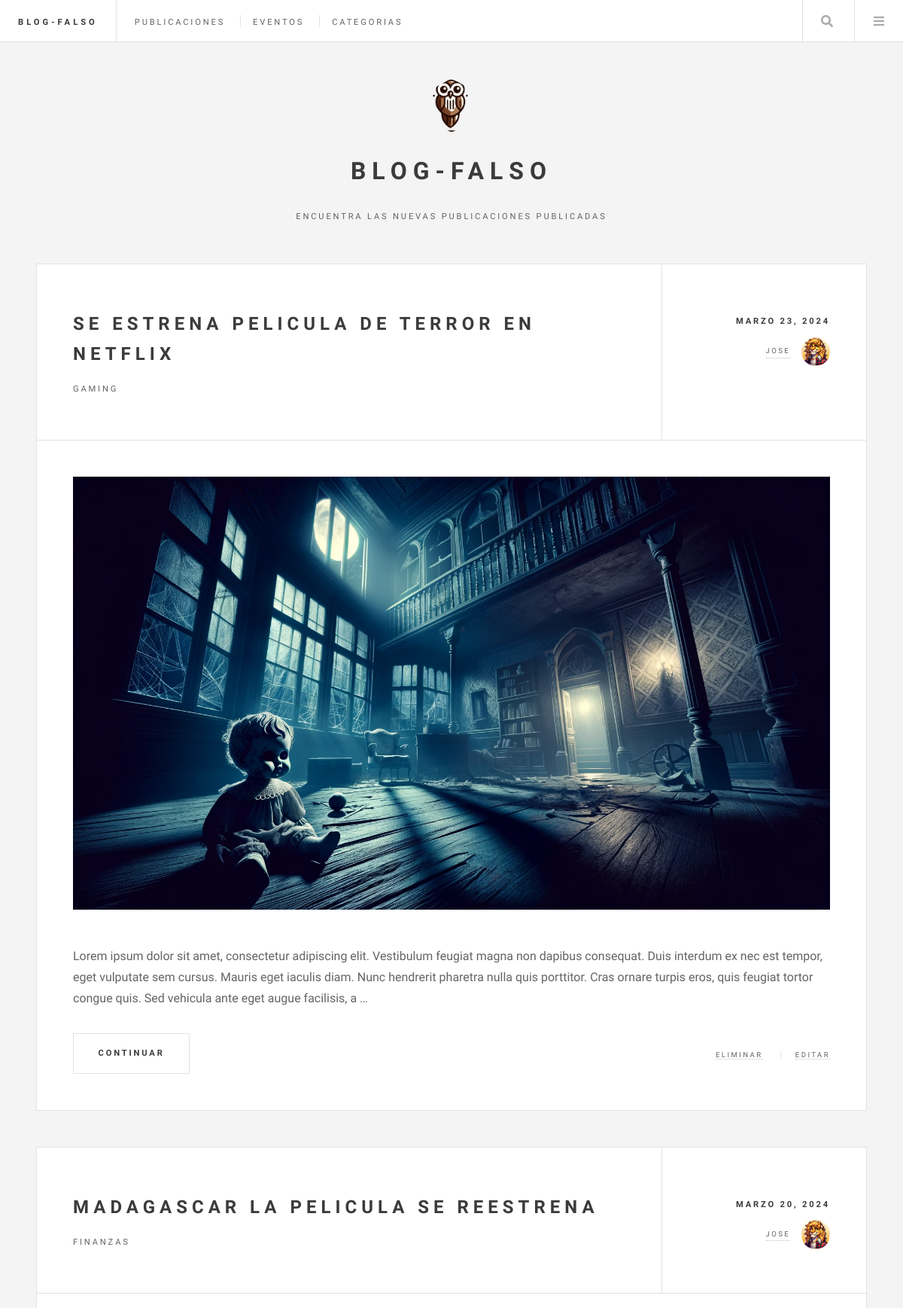
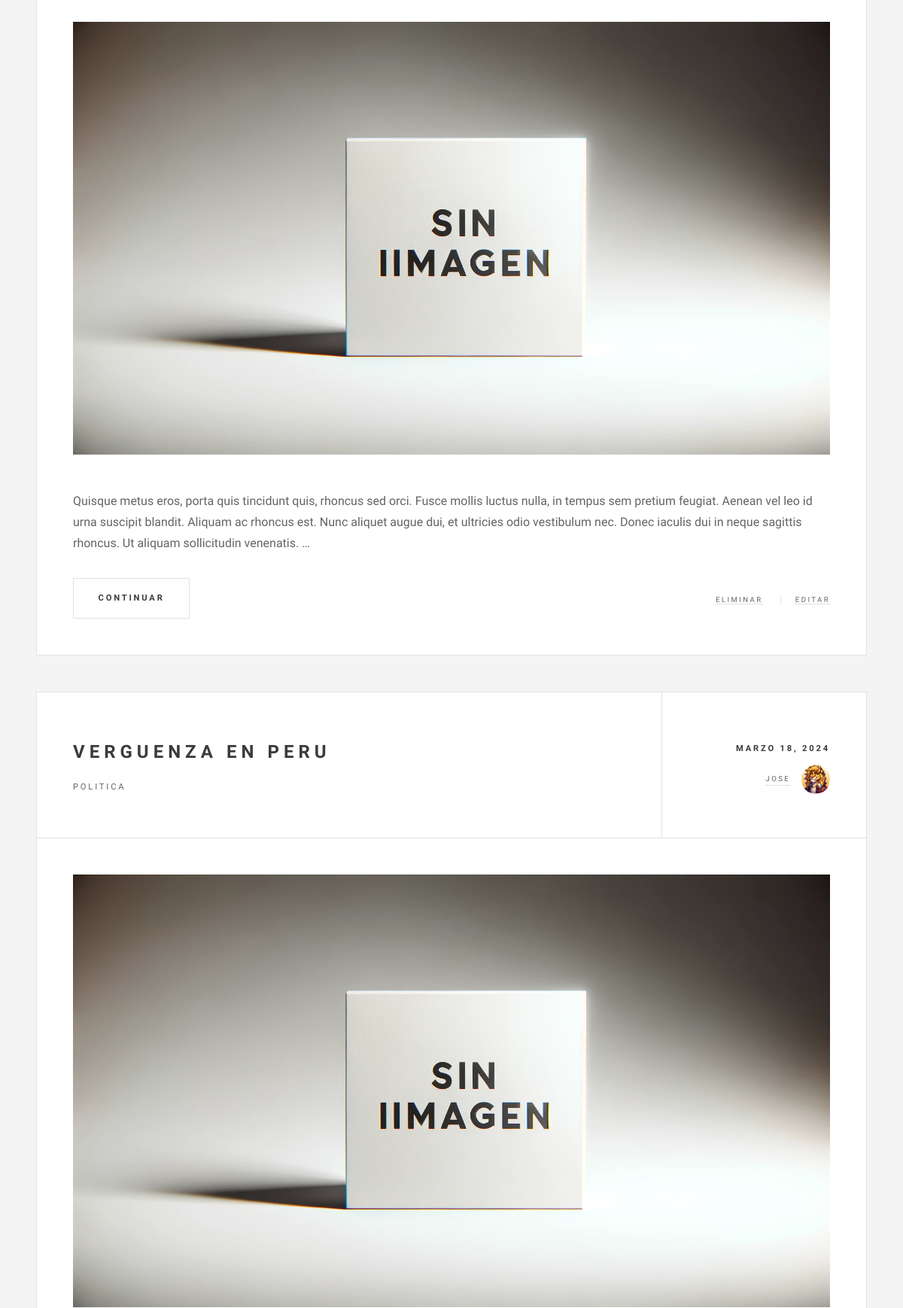
/publicacion/lista/ (upper part), run on the app's committed database (2 pictures, top to bottom).
### appBlog/models.py (models this page shows, shortened)
class Publicacion(models.Model):
    titulo = models.CharField(max_length=200, unique=True)
    contenido = models.TextField()
    fecha_publicacion = models.DateTimeField(default=now)
    autor = models.ForeignKey(User, on_delete=models.CASCADE)
    categorias = models.ManyToManyField(Categoria, related_name='publicaciones')
    imagen = models.ImageField(upload_to='publicacion', blank='True', null='True', help_text='Imagen referente a la publicacion')

class Categoria(models.Model):
    nombre = models.CharField(max_length=100, unique=True)
    descripcion = models.TextField(blank=True, null=True, help_text='Una breve descripcion')
    imagen = models.ImageField(upload_to='categorias', blank='True', null='True', help_text='Imagen referente a la categoria')

class Avatar(models.Model):
    imagen = models.ImageField(upload_to='avatares', blank=True, null=True, help_text='Imagen referente al avatar')
    user = models.OneToOneField(User, on_delete=models.CASCADE)

### appBlog/views.py (the view)
# urls.py: path('publicacion/lista/', PublicacionListView.as_view(), name='publicacion_lista'),
class PublicacionListView(ListView):
    model = Publicacion
    context_object_name = 'publicaciones'
    template_name = 'publicacion/publicacion_lista.html'
    paginate_by = 5
    def get_queryset(self):
        return Publicacion.objects.all().order_by('-fecha_publicacion')

### appBlog/context_processors.py (called while the page is built)
def ultimas_publicaciones(request):
    publicaciones = Publicacion.objects.order_by('-fecha_publicacion')[:4]
    return {'ultimas_publicaciones': publicaciones}

def ultimos_eventos(request):
    eventos = Evento.objects.order_by('-fecha_evento')[:4]
    return {'ultimos_eventos': eventos}

### appBlog/templates/publicacion/publicacion_lista.html (shortened to what this page needs)
{% extends 'bases/index.html' %}
{% load static %}
{% block contenido %}
    {% for publicacion in publicaciones %}
    <article class="post">
        <header>
            <div class="title">
                <h2><a href="{% url 'publicacion_detalle' publicacion.id  %}">{{publicacion.titulo}}</a></h2>
                <p>
                    {% for categoria in publicacion.categorias.all %}
                        {{ categoria.nombre }}{% if not forloop.last %}, {% endif %}
                    {% endfor %}
                </p>
            </div>
            <div class="meta">
                <time class="published" datetime="{{publicacion.fecha_publicacion|date:'Y-m-d'}}">{{publicacion.fecha_publicacion|date:"F d, Y"}}</time>
                <span href="#" class="author"><span class="name">{{publicacion.autor}}</span>
                    <img src="{{publicacion.autor.avatar.imagen.url}}" alt="" />
                </span>
            </div>
        </header>
        {% if publicacion.imagen %}
            <a href="{% url 'publicacion_detalle' publicacion.id %}" class="image featured"><img src="{{ publicacion.imagen.url }}" alt="" /></a>
        {% else %}
            <a href="{% url 'publicacion_detalle' publicacion.id %}" class="image featured"><img src="{% static 'images/post-default.webp' %}" alt="Imagen por defecto" /></a>
        {% endif %}
        <p>{{publicacion.contenido|truncatewords:50}}</p>
        <footer>
            <ul class="actions">
                <li><a href="{% url 'publicacion_detalle' publicacion.id %}" class="button large">Continuar</a></li>
            </ul>
            <ul class="stats">
                <li><a href="{% url 'publicacion_eliminar' publicacion.id %}">Eliminar</a></li>
                <li><a href="{% url 'publicacion_editar' publicacion.id %}">Editar</a></li>
            </ul>
        </footer>
    </article>
    {% empty %}
        <h3>No hay nada que mostrar</h3>
    {% endfor %}
{% endblock %}
{% block texto-pagina %}
<p>Encuentra las nuevas publicaciones publicadas</p>
{% endblock %}

### data on the page
Publicacion: titulo "SE ESTRENA PELICULA DE TERROR EN NETFLIX", fecha_publicacion "MARZO 23, 2024", autor "JOSE", autor.avatar.imagen (picture), imagen (picture), contenido "Lorem ipsum dolor sit amet, consectetur adipiscing elit. Vestibulum feugiat magna non dapibus consequat. Duis interdum ex nec est tempor, eget vulputate sem cursus. Mauris eget iaculis diam. Nunc hendrerit pharetra nulla quis porttitor. Cras ornare turpis eros, quis feugiat tortor congue quis. Sed vehicula ante eget augue facilisis, a …"
Categoria: nombre "GAMING"
Publicacion: titulo "MADAGASCAR LA PELICULA SE REESTRENA", fecha_publicacion "MARZO 20, 2024", autor "JOSE", autor.avatar.imagen (picture), contenido "Quisque metus eros, porta quis tincidunt quis, rhoncus sed orci. Fusce mollis luctus nulla, in tempus sem pretium feugiat. Aenean vel leo id urna suscipit blandit. Aliquam ac rhoncus est. Nunc aliquet augue dui, et ultricies odio vestibulum nec. Donec iaculis dui in neque sagittis rhoncus. Ut aliquam sollicitudin venenatis. …"
Categoria: nombre "FINANZAS"
Publicacion: titulo "VERGUENZA EN PERU", fecha_publicacion "MARZO 18, 2024", autor "JOSE", autor.avatar.imagen (picture)
Categoria: nombre "POLITICA"
